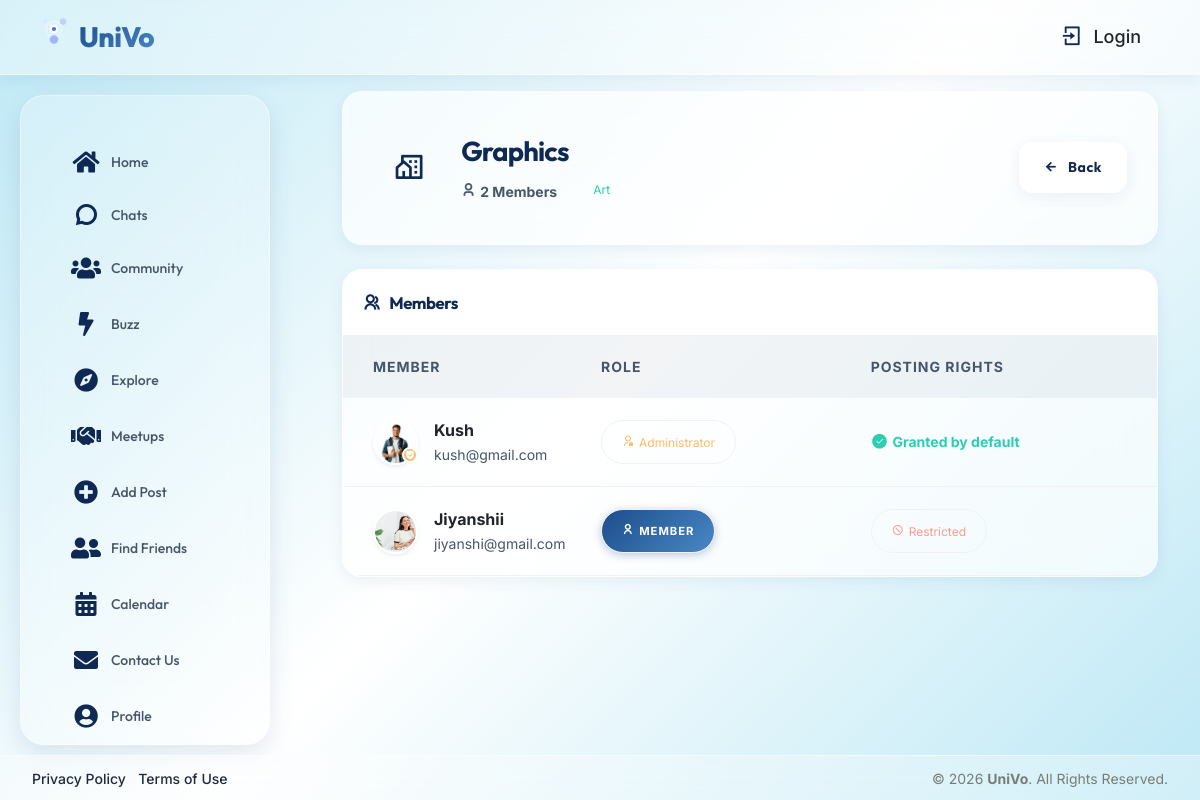
The app's page /community/15/members/ (signed in) with its own data.
### user/models.py (models this page shows, shortened)
class community(models.Model):
    communityid=models.AutoField(primary_key=True)
    communitytitle=models.CharField(max_length=50)
    thumbnail=models.ImageField(upload_to="images/")
    background_image=models.ImageField(upload_to="images/backgrounds/", null=True, blank=True)
    discription=models.TextField(max_length=1000)
    createddt=models.DateTimeField(auto_now=True)
    categoryid=models.ForeignKey(category,on_delete=models.CASCADE)
    userid=models.ForeignKey(user,on_delete=models.CASCADE)
    is_paid=models.BooleanField(default=False)
    price=models.IntegerField(default=0)

class category(models.Model):
    categoryid=models.AutoField(primary_key=True)
    categoryname=models.CharField(max_length=50)

class communitymember(models.Model):
    communitymemberid=models.AutoField(primary_key=True)
    communityid=models.ForeignKey(community,on_delete=models.CASCADE)
    userid=models.ForeignKey(user,on_delete=models.CASCADE)
    status=models.IntegerField()
    role=models.CharField(max_length=10, choices=ROLE_CHOICES, default='member')
    can_post=models.BooleanField(default=False)
    post_request_status=models.IntegerField(default=0)
    addeddt=models.DateTimeField(auto_now=True)
    class Meta:
        verbose_name = "Community Member"
        verbose_name_plural = "Community Members"

class user(models.Model):
    userid=models.AutoField(primary_key=True)
    username=models.CharField(max_length=50)
    email=models.CharField(max_length=50)
    password=models.CharField(max_length=50)
    profile=models.ImageField(upload_to="assets/images/user/")
    bio=models.TextField(max_length=1000)
    gender=models.CharField(max_length=10)
    dob=models.DateField(validators=[no_future_date])
    cityid=models.ForeignKey(city,on_delete=models.CASCADE)
    registrationdt=models.DateTimeField(auto_now=True)
    last_checked_chats=models.DateTimeField(null=True, blank=True)
    last_checked_activity=models.DateTimeField(null=True, blank=True)
    last_checked_invites=models.DateTimeField(null=True, blank=True)
    last_seen=models.DateTimeField(null=True, blank=True)
    google_id=models.CharField(max_length=255, null=True, blank=True)  # Google OAuth user ID
    phone=models.CharField(max_length=15, null=True, blank=True)

### user/views.py (the view)
# urls.py: path('community/<int:community_id>/members/', views.group_members, name='group_members'),
def group_members(request, community_id):
    userid = request.session.get('userid')
    if not userid:
        return redirect('signin')
    c = community.objects.get(pk=community_id)
    members = communitymember.objects.filter(communityid=c, status=1).select_related('userid')
    pending = communitymember.objects.filter(communityid=c, status=0).select_related('userid')
    is_admin = _is_community_admin(userid, c)
    pending_posting_requests = None
    if is_admin:
        pending_posting_requests = communitymember.objects.filter(communityid=c, post_request_status=1).select_related('userid')
    data = {
        'community': c,
        'members': members,
        'pending': pending,
        'pending_posting_requests': pending_posting_requests,
        'is_admin': is_admin,
    }
    return render(request, 'group_members.html', data)

### user/views.py (called while the page is built)
def _is_community_admin(user_id, community_obj):
    if community_obj.userid.userid == user_id:
        return True
    return communitymember.objects.filter(
        communityid=community_obj, userid__userid=user_id, role='admin'
    ).exists()

### user/templates/group_members.html (shortened to what this page needs)
{% extends "base.html" %}
{% block content %}
<div class="content-inner" id="page_layout">
    <div class="container-fluid">
        <div class="card border-0 shadow-sm mb-4" style="background: linear-gradient(135deg, white 0%, rgba(15, 40, 84, 0.02) 100%);">
            <div class="card-body d-flex align-items-center justify-content-between flex-wrap gap-4 py-4 px-4">
                <div class="d-flex align-items-center gap-3">
                    <div class="bg-primary-subtle p-3 rounded-4">
                        <i class="ri-community-line text-primary fs-2"></i>
                    </div>
                    <div>
                        <h3 class="fw-bold mb-0" style="font-family: 'Outfit', sans-serif;">{{ community.communitytitle }}</h3>
                        <div class="d-flex align-items-center gap-3 mt-1">
                            <span class="text-muted small fw-bold"><i class="ri-user-3-line me-1"></i>{{ members|length }} Members</span>
                            <span class="badge bg-success-subtle text-success rounded-pill px-3">{{ community.categoryid.categoryname }}</span>
                        </div>
                    </div>
                </div>
                <div class="d-flex gap-2">
                    <a href="{% url 'group' %}" class="btn btn-light border px-4">
                        <i class="ri-arrow-left-line me-2"></i>Back
                    </a>
                </div>
            </div>
        </div>
        <div class="card border-0 shadow-lg overflow-hidden">
            <div class="card-header bg-white border-bottom py-3">
                <h5 class="mb-0 fw-bold d-flex align-items-center">
                    <i class="ri-group-line me-2 text-primary"></i>Members
                </h5>
            </div>
            <div class="card-body p-0">
                <div class="table-responsive">
                    <table class="table table-hover align-middle mb-0">
                        <thead style="background: rgba(15, 40, 84, 0.05);">
                            <tr>
                                <th class="ps-4 py-3 text-muted text-uppercase small fw-bold" style="width: 250px; letter-spacing: 1px;">Member</th>
                                <th class="py-3 text-muted text-uppercase small fw-bold" style="letter-spacing: 1px;">Role</th>
                                <th class="py-3 text-muted text-uppercase small fw-bold" style="letter-spacing: 1px;">Posting Rights</th>
                            </tr>
                        </thead>
                        <tbody>
                            {% for m in members %}
                            <tr class="transition">
                                <td class="ps-4 py-3">
                                    <div class="d-flex align-items-center gap-3">
                                        <div class="position-relative">
                                            {% if m.userid.profile %}
                                            <img src="{{ m.userid.profile.url }}" class="rounded-circle border border-2 border-white shadow-sm" alt=""
                                                style="width:45px;height:45px;object-fit:cover;">
                                            {% else %}
                                            <div class="rounded-circle bg-primary-subtle text-primary d-flex align-items-center justify-content-center fw-bold shadow-sm"
                                                style="width:45px;height:45px;font-size:16px;">
                                                {{ m.userid.username|first|upper }}
                                            </div>
                                            {% endif %}
                                            {% if m.role == 'admin' %}
                                            <div class="position-absolute bottom-0 end-0 bg-warning rounded-circle d-flex align-items-center justify-content-center border border-2 border-white" style="width:16px;height:16px; margin-bottom: 2px;">
                                                <i class="ri-shield-check-fill text-white" style="font-size: 10px;"></i>
                                            </div>
                                            {% endif %}
                                        </div>
                                        <div>
                                            <div class="fw-bold text-dark">{{ m.userid.username }}</div>
                                            <div class="small text-muted">{{ m.userid.email }}</div>
                                        </div>
                                    </div>
                                </td>
                                <td class="py-3">
                                    {% if m.role == 'admin' %}
                                    <span class="badge rounded-pill bg-warning-subtle text-warning border border-warning-subtle px-3 py-2">
                                        <i class="ri-admin-line me-1"></i>Administrator
                                    </span>
                                    {% else %}
                                    <span class="badge rounded-pill bg-primary-subtle text-primary border border-primary-subtle px-3 py-2">
                                        <i class="ri-user-line me-1"></i>Member
                                    </span>
                                    {% endif %}
                                </td>
                                <td class="py-3">
                                    {% if m.role == 'admin' %}
                                    <span class="text-success small fw-bold d-flex align-items-center">
                                        <i class="ri-checkbox-circle-fill me-1 fs-5"></i> Granted by default
                                    </span>
                                    {% elif m.can_post %}
                                    <span class="badge rounded-pill bg-success-subtle text-success border border-success-subtle px-3 py-2">
                                        <i class="ri-check-line me-1"></i>Allowed
                                    </span>
                                    {% else %}
                                    <span class="badge rounded-pill bg-danger-subtle text-danger border border-danger-subtle px-3 py-2">
                                        <i class="ri-forbid-line me-1"></i>Restricted
                                    </span>
                                    {% endif %}
                                </td>
                            </tr>
                            {% empty %}
                            <tr>
                                <td colspan="6" class="text-center py-5 text-muted">No members in this group yet.</td>
                            </tr>
                            {% endfor %}
                        </tbody>
                    </table>
                </div>
            </div>
        </div>
    </div>
</div>
{% endblock %}

### user/static/assets/css/custom_theme.css (style rules this page uses)
:root { --color-dark-navy: rgb(15, 40, 84); --color-med-navy: rgb(28, 77, 141); --color-med-blue: rgb(73, 136, 196); --color-light-cyan: rgb(189, 232, 245); --bs-primary: var(--color-med-navy); --bs-primary-hover: var(--color-dark-navy); --bs-primary-light: rgba(73, 136, 196, 0.15); --bs-secondary: rgba(255, 255, 255, 0.6); --bs-secondary-hover: rgba(255, 255, 255, 0.9); --bs-success: #10B981; --bs-warning: #F59E0B; --bs-danger: #F43F5E; --bs-info: #0EA5E9; --gradient-brand: linear-gradient(135deg, var(--color-med-navy) 0%, var(--color-med-blue) 100%); --gradient-accent: linear-gradient(135deg, var(--color-med-blue) 0%, var(--color-light-cyan) 100%); --bs-body-bg-gradient: linear-gradient(135deg, var(--color-light-cyan) 0%, #ffffff 50%, var(--color-light-cyan) 100%); --bs-surface: rgba(255, 255, 255, 0.7); --bs-surface-glass: rgba(255, 255, 255, 0.6); --bs-border-color: rgba(255, 255, 255, 0.4); --bs-text-main: var(--color-dark-navy); --bs-text-muted: #475569; --bs-text-light: #64748B; --bs-font-sans-serif: 'Inter', system-ui, -apple-system, sans-serif; --bs-font-heading: 'Outfit', system-ui, -apple-system, sans-serif; --shadow-sm: 0 4px 15px rgba(28, 77, 141, 0.08); --shadow-md: 0 10px 25px rgba(28, 77, 141, 0.12); --shadow-lg: 0 20px 40px rgba(28, 77, 141, 0.15); --shadow-hover: 0 15px 35px rgba(73, 136, 196, 0.2); --iq-primary: var(--bs-primary); --iq-light-primary: var(--bs-primary-light); --iq-primary-hover: var(--bs-primary-hover); --iq-secondary: var(--bs-secondary); --iq-body-bg: transparent; --iq-body-text: var(--bs-text-main); }
html, body { height: 100vh !important; overflow: hidden !important; overscroll-behavior: none !important; margin: 0 !important; font-family: var(--bs-font-sans-serif) !important; background: var(--bs-body-bg-gradient) !important; background-attachment: fixed !important; color: var(--bs-text-main) !important; line-height: 1.6; -webkit-font-smoothing: antialiased; -moz-osx-font-smoothing: grayscale; overflow-wrap: break-word; word-wrap: break-word; }
.card, .iq-card { border-radius: 20px !important; border: 1px solid var(--bs-border-color) !important; box-shadow: var(--shadow-sm) !important; background: var(--bs-surface) !important; backdrop-filter: blur(25px) !important; -webkit-backdrop-filter: blur(25px) !important; margin-bottom: 24px !important; transition: all 0.4s cubic-bezier(0.4, 0, 0.2, 1) !important; overflow: hidden; }
h1, h2, h3, h4, h5, h6, .h1, .h2, .h3, .h4, .h5, .h6 { font-family: var(--bs-font-heading) !important; font-weight: 800 !important; color: var(--bs-text-main) !important; letter-spacing: -0.03em; overflow-wrap: break-word; word-wrap: break-word; word-break: break-word; }
p.text-muted, span.text-muted, small.text-muted, .text-muted { color: var(--bs-text-muted) !important; overflow-wrap: break-word; }
a { color: var(--bs-primary); font-weight: 600; text-decoration: none; transition: color 0.2s ease; }
.btn { font-family: var(--bs-font-heading) !important; font-weight: 700 !important; letter-spacing: 0.5px; border-radius: 14px !important; padding: 12px 24px !important; transition: all 0.3s cubic-bezier(0.4, 0, 0.2, 1) !important; display: inline-flex; align-items: center; justify-content: center; box-shadow: var(--shadow-sm); }
.btn-secondary, .btn-light { background: rgba(255, 255, 255, 0.7) !important; color: var(--bs-text-main) !important; backdrop-filter: blur(10px); border: 1px solid rgba(255, 255, 255, 0.8) !important; }
.rounded-pill { border-radius: 9999px !important; }
* { -ms-overflow-style: none !important; scrollbar-width: none !important; }
.badge.bg-primary-subtle { background: var(--gradient-brand) !important; color: #fff !important; font-weight: 700 !important; border-radius: 10px; padding: 6px 14px; box-shadow: 0 2px 8px rgba(28, 77, 141, 0.3) !important; text-transform: uppercase; letter-spacing: 1px; font-size: 0.70rem; }
.transition { transition: all 0.3s ease !important; }

### records on screen
community: communitytitle "Graphics", categoryid.categoryname "Art"
communitymember: userid.profile (picture), role "admin" (drawn), userid.username "Kush", userid.email "kush@gmail.com"
communitymember: userid.profile (picture), userid.username "Jiyanshii", userid.email "jiyanshi@gmail.com", role "member" (drawn)

### other values on screen
{{ members|length }} "2"
